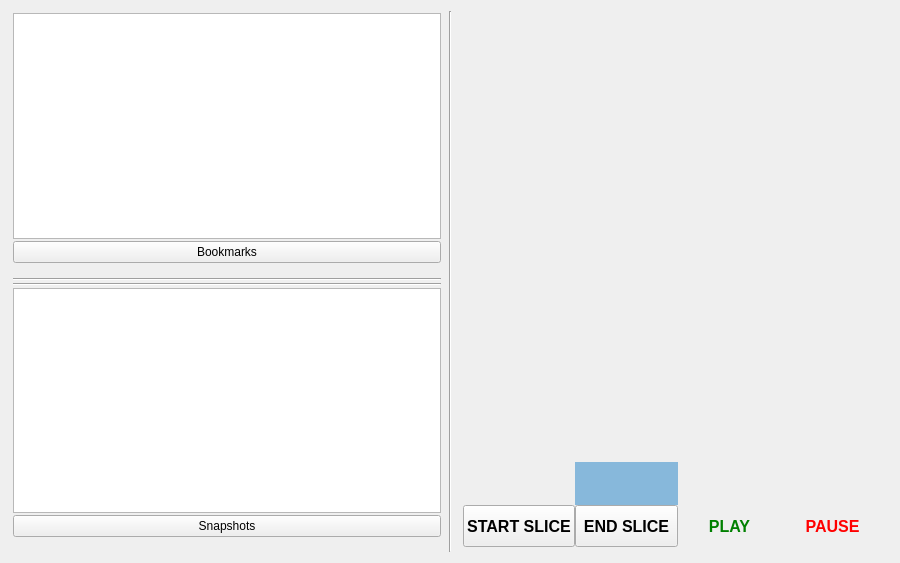
<?xml version="1.0" encoding="UTF-8"?>
<ui version="4.0">
 <class>MainWindow</class>
 <widget class="QMainWindow" name="MainWindow">
  <property name="geometry">
   <rect>
    <x>0</x>
    <y>0</y>
    <width>900</width>
    <height>563</height>
   </rect>
  </property>
  <property name="sizePolicy">
   <sizepolicy hsizetype="MinimumExpanding" vsizetype="MinimumExpanding">
    <horstretch>0</horstretch>
    <verstretch>0</verstretch>
   </sizepolicy>
  </property>
  <property name="minimumSize">
   <size>
    <width>800</width>
    <height>500</height>
   </size>
  </property>
  <property name="windowTitle">
   <string>MainWindow</string>
  </property>
  <property name="styleSheet">
   <string notr="true"/>
  </property>
  <widget class="QWidget" name="centralWidget">
   <layout class="QGridLayout" name="gridLayout">
    <item row="0" column="0">
     <layout class="QHBoxLayout" name="horizontalLayout">
      <item>
       <layout class="QVBoxLayout" name="verticalLayout" stretch="0,0,0,0,0,0,0,0">
        <property name="spacing">
         <number>2</number>
        </property>
        <property name="sizeConstraint">
         <enum>QLayout::SetDefaultConstraint</enum>
        </property>
        <property name="leftMargin">
         <number>2</number>
        </property>
        <property name="topMargin">
         <number>2</number>
        </property>
        <property name="rightMargin">
         <number>2</number>
        </property>
        <property name="bottomMargin">
         <number>2</number>
        </property>
        <item>
         <widget class="QListWidget" name="listWidget">
          <property name="sizePolicy">
           <sizepolicy hsizetype="MinimumExpanding" vsizetype="MinimumExpanding">
            <horstretch>0</horstretch>
            <verstretch>0</verstretch>
           </sizepolicy>
          </property>
          <property name="minimumSize">
           <size>
            <width>300</width>
            <height>200</height>
           </size>
          </property>
          <property name="maximumSize">
           <size>
            <width>1366</width>
            <height>768</height>
           </size>
          </property>
          <property name="wordWrap">
           <bool>true</bool>
          </property>
         </widget>
        </item>
        <item>
         <widget class="QPushButton" name="pushButton">
          <property name="enabled">
           <bool>true</bool>
          </property>
          <property name="sizePolicy">
           <sizepolicy hsizetype="MinimumExpanding" vsizetype="Fixed">
            <horstretch>0</horstretch>
            <verstretch>0</verstretch>
           </sizepolicy>
          </property>
          <property name="minimumSize">
           <size>
            <width>300</width>
            <height>0</height>
           </size>
          </property>
          <property name="text">
           <string>Bookmarks</string>
          </property>
          <property name="autoDefault">
           <bool>false</bool>
          </property>
          <property name="default">
           <bool>false</bool>
          </property>
          <property name="flat">
           <bool>false</bool>
          </property>
         </widget>
        </item>
        <item>
         <spacer name="verticalSpacer">
          <property name="orientation">
           <enum>Qt::Vertical</enum>
          </property>
          <property name="sizeType">
           <enum>QSizePolicy::Fixed</enum>
          </property>
          <property name="sizeHint" stdset="0">
           <size>
            <width>20</width>
            <height>13</height>
           </size>
          </property>
         </spacer>
        </item>
        <item>
         <widget class="Line" name="line">
          <property name="orientation">
           <enum>Qt::Horizontal</enum>
          </property>
         </widget>
        </item>
        <item>
         <widget class="Line" name="line_2">
          <property name="orientation">
           <enum>Qt::Horizontal</enum>
          </property>
         </widget>
        </item>
        <item>
         <widget class="QListWidget" name="listWidget_2">
          <property name="sizePolicy">
           <sizepolicy hsizetype="MinimumExpanding" vsizetype="MinimumExpanding">
            <horstretch>0</horstretch>
            <verstretch>0</verstretch>
           </sizepolicy>
          </property>
          <property name="minimumSize">
           <size>
            <width>300</width>
            <height>200</height>
           </size>
          </property>
         </widget>
        </item>
        <item>
         <widget class="QPushButton" name="pushButton_2">
          <property name="sizePolicy">
           <sizepolicy hsizetype="MinimumExpanding" vsizetype="Fixed">
            <horstretch>0</horstretch>
            <verstretch>0</verstretch>
           </sizepolicy>
          </property>
          <property name="minimumSize">
           <size>
            <width>300</width>
            <height>0</height>
           </size>
          </property>
          <property name="text">
           <string>Snapshots</string>
          </property>
         </widget>
        </item>
        <item>
         <spacer name="verticalSpacer_2">
          <property name="orientation">
           <enum>Qt::Vertical</enum>
          </property>
          <property name="sizeType">
           <enum>QSizePolicy::Fixed</enum>
          </property>
          <property name="sizeHint" stdset="0">
           <size>
            <width>40</width>
            <height>13</height>
           </size>
          </property>
         </spacer>
        </item>
       </layout>
      </item>
      <item>
       <widget class="Line" name="line_3">
        <property name="orientation">
         <enum>Qt::Vertical</enum>
        </property>
       </widget>
      </item>
      <item>
       <layout class="QVBoxLayout" name="verticalLayout_2">
        <property name="leftMargin">
         <number>5</number>
        </property>
        <property name="topMargin">
         <number>5</number>
        </property>
        <property name="rightMargin">
         <number>5</number>
        </property>
        <property name="bottomMargin">
         <number>5</number>
        </property>
        <item>
         <widget class="QWidget" name="widget" native="true">
          <property name="sizePolicy">
           <sizepolicy hsizetype="MinimumExpanding" vsizetype="MinimumExpanding">
            <horstretch>0</horstretch>
            <verstretch>0</verstretch>
           </sizepolicy>
          </property>
          <property name="minimumSize">
           <size>
            <width>20</width>
            <height>400</height>
           </size>
          </property>
          <property name="maximumSize">
           <size>
            <width>800</width>
            <height>1000</height>
           </size>
          </property>
          <property name="sizeIncrement">
           <size>
            <width>50</width>
            <height>50</height>
           </size>
          </property>
          <property name="mouseTracking">
           <bool>false</bool>
          </property>
         </widget>
        </item>
        <item>
         <spacer name="verticalSpacer_3">
          <property name="orientation">
           <enum>Qt::Vertical</enum>
          </property>
          <property name="sizeType">
           <enum>QSizePolicy::Ignored</enum>
          </property>
          <property name="sizeHint" stdset="0">
           <size>
            <width>20</width>
            <height>40</height>
           </size>
          </property>
         </spacer>
        </item>
        <item>
         <layout class="QGridLayout" name="gridLayout_3">
          <property name="spacing">
           <number>0</number>
          </property>
          <item row="0" column="0">
           <widget class="QPushButton" name="pushButton_3">
            <property name="sizePolicy">
             <sizepolicy hsizetype="MinimumExpanding" vsizetype="MinimumExpanding">
              <horstretch>0</horstretch>
              <verstretch>0</verstretch>
             </sizepolicy>
            </property>
            <property name="minimumSize">
             <size>
              <width>99</width>
              <height>40</height>
             </size>
            </property>
            <property name="palette">
             <palette>
              <active>
               <colorrole role="WindowText">
                <brush brushstyle="SolidPattern">
                 <color alpha="255">
                  <red>0</red>
                  <green>128</green>
                  <blue>0</blue>
                 </color>
                </brush>
               </colorrole>
               <colorrole role="Button">
                <brush brushstyle="SolidPattern">
                 <color alpha="255">
                  <red>217</red>
                  <green>138</green>
                  <blue>59</blue>
                 </color>
                </brush>
               </colorrole>
               <colorrole role="Text">
                <brush brushstyle="SolidPattern">
                 <color alpha="255">
                  <red>0</red>
                  <green>128</green>
                  <blue>0</blue>
                 </color>
                </brush>
               </colorrole>
               <colorrole role="ButtonText">
                <brush brushstyle="SolidPattern">
                 <color alpha="255">
                  <red>0</red>
                  <green>128</green>
                  <blue>0</blue>
                 </color>
                </brush>
               </colorrole>
              </active>
              <inactive>
               <colorrole role="WindowText">
                <brush brushstyle="SolidPattern">
                 <color alpha="255">
                  <red>0</red>
                  <green>128</green>
                  <blue>0</blue>
                 </color>
                </brush>
               </colorrole>
               <colorrole role="Button">
                <brush brushstyle="SolidPattern">
                 <color alpha="255">
                  <red>217</red>
                  <green>138</green>
                  <blue>59</blue>
                 </color>
                </brush>
               </colorrole>
               <colorrole role="Text">
                <brush brushstyle="SolidPattern">
                 <color alpha="255">
                  <red>0</red>
                  <green>128</green>
                  <blue>0</blue>
                 </color>
                </brush>
               </colorrole>
               <colorrole role="ButtonText">
                <brush brushstyle="SolidPattern">
                 <color alpha="255">
                  <red>0</red>
                  <green>128</green>
                  <blue>0</blue>
                 </color>
                </brush>
               </colorrole>
              </inactive>
              <disabled>
               <colorrole role="WindowText">
                <brush brushstyle="SolidPattern">
                 <color alpha="255">
                  <red>0</red>
                  <green>128</green>
                  <blue>0</blue>
                 </color>
                </brush>
               </colorrole>
               <colorrole role="Button">
                <brush brushstyle="SolidPattern">
                 <color alpha="255">
                  <red>217</red>
                  <green>138</green>
                  <blue>59</blue>
                 </color>
                </brush>
               </colorrole>
               <colorrole role="Text">
                <brush brushstyle="SolidPattern">
                 <color alpha="255">
                  <red>0</red>
                  <green>128</green>
                  <blue>0</blue>
                 </color>
                </brush>
               </colorrole>
               <colorrole role="ButtonText">
                <brush brushstyle="SolidPattern">
                 <color alpha="255">
                  <red>0</red>
                  <green>128</green>
                  <blue>0</blue>
                 </color>
                </brush>
               </colorrole>
              </disabled>
             </palette>
            </property>
            <property name="font">
             <font>
              <pointsize>12</pointsize>
              <weight>75</weight>
              <bold>true</bold>
             </font>
            </property>
            <property name="styleSheet">
             <string notr="true">   QPushButton {

            color: green;
            border-image: url(/home/apaul/Downloads/folder.png) 10 10
 10 5;
            border-top: 10px transparent;
            border-bottom: 10px transparent;
            border-right: 5px transparent;
            border-left: 5px transparent;
        }</string>
            </property>
            <property name="text">
             <string/>
            </property>
           </widget>
          </item>
          <item row="0" column="1">
           <widget class="QPushButton" name="pushButton_4">
            <property name="sizePolicy">
             <sizepolicy hsizetype="MinimumExpanding" vsizetype="MinimumExpanding">
              <horstretch>0</horstretch>
              <verstretch>0</verstretch>
             </sizepolicy>
            </property>
            <property name="minimumSize">
             <size>
              <width>99</width>
              <height>40</height>
             </size>
            </property>
            <property name="font">
             <font>
              <pointsize>12</pointsize>
              <weight>75</weight>
              <bold>true</bold>
             </font>
            </property>
            <property name="styleSheet">
             <string notr="true">QPushButton {
	background-color: rgb(135, 184, 219);
            color: green;
            border-image: url(/home/apaul/Downloads/snapshot1.jpeg) 0 10
 0 10;
            border-top: 5px transparent;
            border-bottom: 5px transparent;
            border-right: 10px transparent;
            border-left: 10px transparent;
        }</string>
            </property>
            <property name="text">
             <string/>
            </property>
           </widget>
          </item>
          <item row="0" column="2">
           <widget class="QPushButton" name="pushButton_5">
            <property name="sizePolicy">
             <sizepolicy hsizetype="MinimumExpanding" vsizetype="MinimumExpanding">
              <horstretch>0</horstretch>
              <verstretch>0</verstretch>
             </sizepolicy>
            </property>
            <property name="minimumSize">
             <size>
              <width>99</width>
              <height>40</height>
             </size>
            </property>
            <property name="font">
             <font>
              <pointsize>12</pointsize>
              <weight>75</weight>
              <bold>true</bold>
             </font>
            </property>
            <property name="styleSheet">
             <string notr="true">QPushButton {
         
            border-image: url(/home/apaul/Downloads/bookmark.png) 0 10
 0 10;
            border-top: 1px transparent;
            border-bottom: 1px transparent;
            border-right: 10px transparent;
            border-left: 10px transparent;
        }</string>
            </property>
            <property name="text">
             <string/>
            </property>
           </widget>
          </item>
          <item row="0" column="3">
           <widget class="QPushButton" name="pushButton_6">
            <property name="sizePolicy">
             <sizepolicy hsizetype="MinimumExpanding" vsizetype="MinimumExpanding">
              <horstretch>0</horstretch>
              <verstretch>0</verstretch>
             </sizepolicy>
            </property>
            <property name="minimumSize">
             <size>
              <width>99</width>
              <height>40</height>
             </size>
            </property>
            <property name="font">
             <font>
              <pointsize>12</pointsize>
              <weight>75</weight>
              <bold>true</bold>
             </font>
            </property>
            <property name="styleSheet">
             <string notr="true">QPushButton {
            
            border-image: url(/home/apaul/Downloads/log256.png) 0 5
 0 5;
            border-top: 5px transparent;
            border-bottom: 5px transparent;
            border-right: 5px transparent;
            border-left: 5px transparent;
        }</string>
            </property>
            <property name="text">
             <string/>
            </property>
           </widget>
          </item>
          <item row="1" column="0">
           <widget class="QPushButton" name="pushButton_7">
            <property name="sizePolicy">
             <sizepolicy hsizetype="MinimumExpanding" vsizetype="MinimumExpanding">
              <horstretch>0</horstretch>
              <verstretch>0</verstretch>
             </sizepolicy>
            </property>
            <property name="minimumSize">
             <size>
              <width>99</width>
              <height>40</height>
             </size>
            </property>
            <property name="font">
             <font>
              <pointsize>12</pointsize>
              <weight>75</weight>
              <bold>true</bold>
             </font>
            </property>
            <property name="text">
             <string>START SLICE</string>
            </property>
           </widget>
          </item>
          <item row="1" column="1">
           <widget class="QPushButton" name="pushButton_8">
            <property name="sizePolicy">
             <sizepolicy hsizetype="MinimumExpanding" vsizetype="MinimumExpanding">
              <horstretch>0</horstretch>
              <verstretch>0</verstretch>
             </sizepolicy>
            </property>
            <property name="minimumSize">
             <size>
              <width>99</width>
              <height>40</height>
             </size>
            </property>
            <property name="font">
             <font>
              <pointsize>12</pointsize>
              <weight>75</weight>
              <bold>true</bold>
             </font>
            </property>
            <property name="text">
             <string>END SLICE</string>
            </property>
           </widget>
          </item>
          <item row="1" column="2">
           <widget class="QPushButton" name="pushButton_9">
            <property name="sizePolicy">
             <sizepolicy hsizetype="MinimumExpanding" vsizetype="MinimumExpanding">
              <horstretch>0</horstretch>
              <verstretch>0</verstretch>
             </sizepolicy>
            </property>
            <property name="minimumSize">
             <size>
              <width>99</width>
              <height>40</height>
             </size>
            </property>
            <property name="font">
             <font>
              <pointsize>12</pointsize>
              <weight>75</weight>
              <bold>true</bold>
             </font>
            </property>
            <property name="styleSheet">
             <string notr="true">QPushButton {
            color: green;
            border-image: url(/home/apaul/Downloads/CALL.png) 0 20
 0 20;
            border-top: 1px transparent;
            border-bottom: 1px transparent;
            border-right: 10px transparent;
            border-left: 10px transparent;
        }</string>
            </property>
            <property name="text">
             <string>PLAY</string>
            </property>
           </widget>
          </item>
          <item row="1" column="3">
           <widget class="QPushButton" name="pushButton_10">
            <property name="sizePolicy">
             <sizepolicy hsizetype="MinimumExpanding" vsizetype="MinimumExpanding">
              <horstretch>0</horstretch>
              <verstretch>0</verstretch>
             </sizepolicy>
            </property>
            <property name="minimumSize">
             <size>
              <width>99</width>
              <height>40</height>
             </size>
            </property>
            <property name="font">
             <font>
              <pointsize>12</pointsize>
              <weight>75</weight>
              <bold>true</bold>
             </font>
            </property>
            <property name="styleSheet">
             <string notr="true">QPushButton {
            color: red;
            border-image: url(/home/apaul/Downloads/stop1.png) 0 20
 0 20;
            border-top: 1px transparent;
            border-bottom: 1px transparent;
            border-right: 10px transparent;
            border-left: 10px transparent;
        }</string>
            </property>
            <property name="text">
             <string>PAUSE</string>
            </property>
           </widget>
          </item>
         </layout>
        </item>
       </layout>
      </item>
     </layout>
    </item>
   </layout>
  </widget>
 </widget>
 <layoutdefault spacing="6" margin="11"/>
 <resources/>
 <connections/>
</ui>
